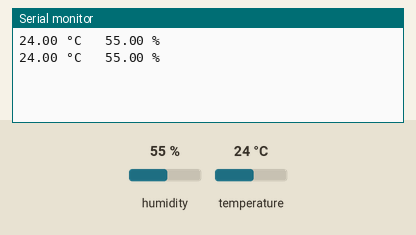
This sketch was run on a simulated ESP8266 (NodeMCU). Shown: the last lines printed to the serial monitor. The inputs (shaded band) are chosen by the test bench; at power-on: humidity 55 %, temperature 24 °C.

Above: at 5.8 s.
5.9 s: humidity set to 22 %
At 11.4 s:
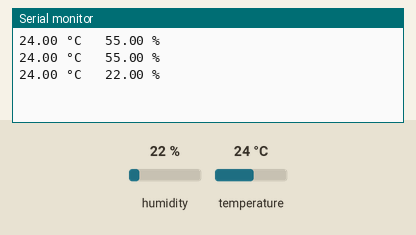
11.9 s: temperature set to 12 °C
At 15.5 s:
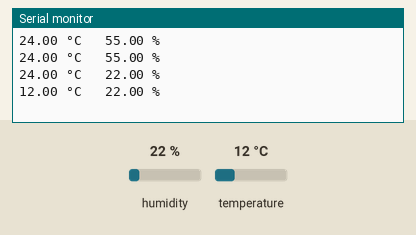
17.9 s: humidity set to 40 %
At 20.8 s:
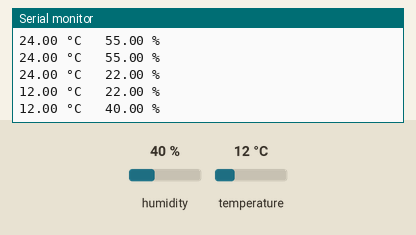
Timing chart, 0 to 22.3 s (numbered marks = the images above; inputs shaded):
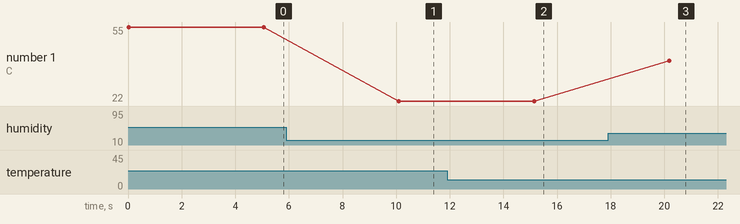

Measured:
- after the input at 5.9 s, the serial monitor: prints a new line after 4.2 s (image 1)
- after the input at 11.9 s, the serial monitor: prints a new line after 3.2 s (image 2)
- after the input at 17.9 s, the serial monitor: prints a new line after 2.3 s (image 3)
- plotted number 1: 55 → 22 after the input at 5.9 s, 22 → 40 after the input at 17.9 s

The sketch:

IoT_WeMos_CloudMQTT_Hum_Tem_Ctrl_HTU21_v00.ino
```cpp
#include <Wire.h>
#include <HTU21D.h>

#define SDA 0 //GPIO0 <=> D8
#define SCL 2 //GPIO2 <=> D9

HTU21D htu;

float temp_VALUE = 0;
float hum_VALUE = 0;

void setup()
{
  Serial.begin(115200); //Init the serial port
  Wire.begin(SDA, SCL); //Init the wireing library
  htu.begin();
}

void loop() {
  temp_VALUE = htu.readTemperature();
  Serial.print(temp_VALUE);  //Print readings
  Serial.print(" °C \t");  //Print readings
  hum_VALUE = htu.readHumidity();
  Serial.print(hum_VALUE);  //Print readings
  Serial.println(" %");  //Print readings

  delay(5000);
}
```
